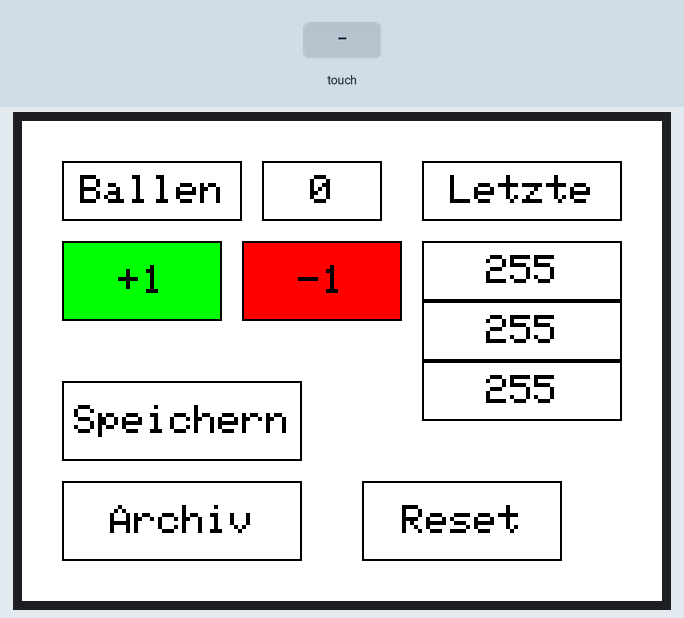
Simulated run of this program. Board: ESP32. On the bench: 320×240 colour display. The inputs (shaded band) are chosen by the test bench. EEPROM starts erased.

Above: at 1.4 s.
1.5 s: touch panel pressed at 13 % / 90 % of its raw x / y range
At 2.4 s:
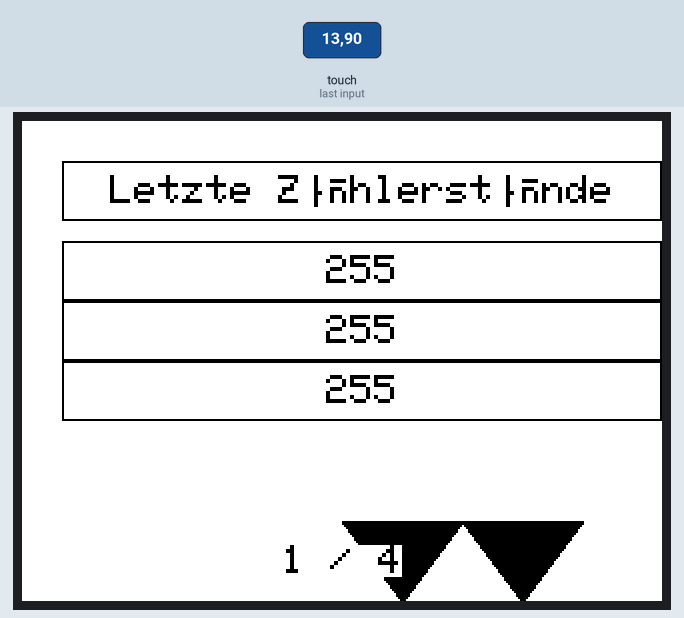
3.0 s: touch panel pressed at 87 % / 90 % of its raw x / y range
4.5 s: touch panel pressed at 38 % / 90 % of its raw x / y range
At 4.9 s:
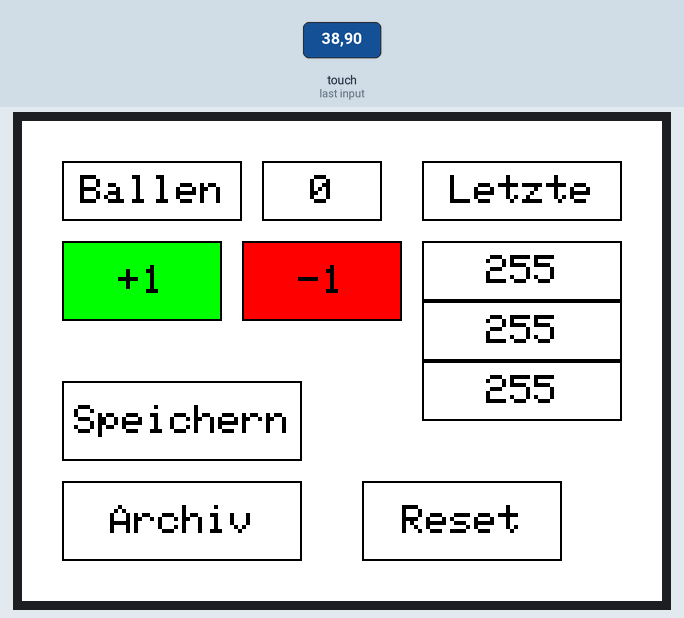
6.1 s: touch panel pressed at 62 % / 90 % of its raw x / y range
At 7.3 s:
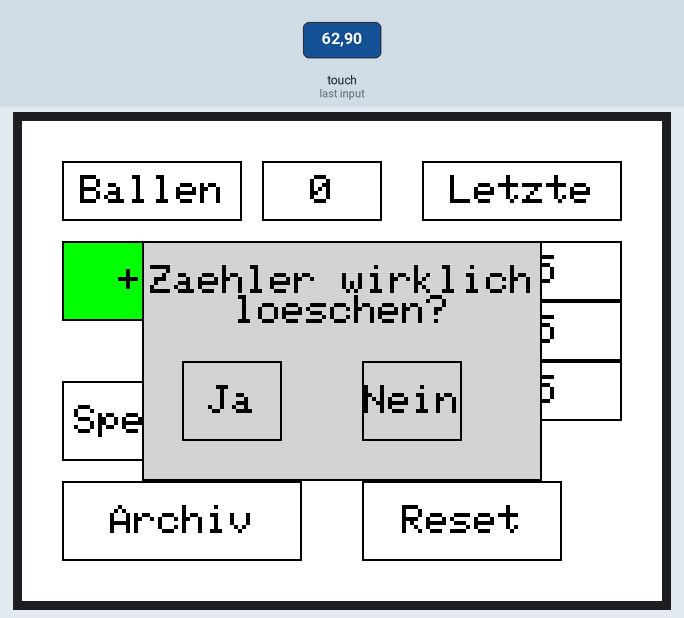
Timing chart, 0 to 8.6 s (numbered marks = the images above; inputs shaded):
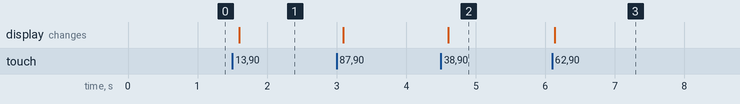

Measured:
- after the input at 1.5 s, the display: changes after 0.10 s (image 1)
- after the input at 4.5 s, the display: changes after 0.11 s (image 2)
- after the input at 6.1 s, the display: changes at once (image 3)

The program:

main.cpp
```cpp
#include <SPI.h>
#include <XPT2046_Touchscreen.h>
#include <TFT_eSPI.h>
#include <EEPROM.h>
#include "display.h"
#include "touch.h"
#include "storage.h"

// Touchscreen Pins
#define XPT2046_IRQ 36
#define XPT2046_MOSI 32
#define XPT2046_MISO 39
#define XPT2046_CLK 25
#define XPT2046_CS 33

SPIClass mySpi = SPIClass(VSPI);
XPT2046_Touchscreen ts(XPT2046_CS, XPT2046_IRQ);
TFT_eSPI tft = TFT_eSPI();

// Globale Variablen
int zaehlerstand = 0;
bool zeigeArchiv = false;
bool zeigePopup = false;
const int eepromAdresse = 0;
int letzteWerte[10] = {0};

// Zeitvariablen für Cooldown
unsigned long lastPressTime = 0;

// Setup
void setup() {
  Serial.begin(115200);

  mySpi.begin(XPT2046_CLK, XPT2046_MISO, XPT2046_MOSI, XPT2046_CS);
  ts.begin(mySpi);
  tft.init();
  tft.setRotation(1);

  EEPROM.begin(512);
  for (int i = 0; i < 10; i++) {
    letzteWerte[i] = EEPROM.read(eepromAdresse + i);
  }

  zeichneDisplay(tft, zaehlerstand, letzteWerte);
}

// Loop
void loop() {
  ts_loop(ts, tft, zaehlerstand, zeigeArchiv, zeigePopup, letzteWerte, eepromAdresse);
}
```

display.h
```cpp
#ifndef DISPLAY_H
#define DISPLAY_H

#include <TFT_eSPI.h>

void zeichneDisplay(TFT_eSPI &tft, int zaehlerstand, int letzteWerte[]);
void zeichnePopup(TFT_eSPI &tft);
void zeichneLetzteZaehlerstaende(TFT_eSPI &tft, int letzteWerte[]);
void zeichneArchiv(TFT_eSPI &tft, int letzteWerte[], int currentPage, int itemsPerPage);
void drawCenteredText(TFT_eSPI &tft, const char *text, int x1, int y1, int x2, int y2, uint16_t bgColor, int textSize = 2);

#endif // DISPLAY_H
```

storage.h
```cpp
#ifndef STORAGE_H
#define STORAGE_H

void speichereZaehlerstand(int &zaehlerstand, int letzteWerte[], int eepromAdresse);

#endif // STORAGE_H
```

touch.h
```cpp
#ifndef TOUCH_H
#define TOUCH_H

#include <XPT2046_Touchscreen.h>
#include <TFT_eSPI.h>

void ts_loop(XPT2046_Touchscreen &ts, TFT_eSPI &tft, int &zaehlerstand, bool &zeigeArchiv, bool &zeigePopup, int letzteWerte[], int eepromAdresse);

#endif // TOUCH_H
```

display.cpp
```cpp
#include "display.h"

const int ballenX1 = 20, ballenY1 = 20, ballenX2 = 110, ballenY2 = 50;
const int zaehlerX1 = 120, zaehlerY1 = 20, zaehlerX2 = 180, zaehlerY2 = 50;
const int plusX1 = 20, plusY1 = 60, plusX2 = 100, plusY2 = 100;
const int minusX1 = 110, minusY1 = 60, minusX2 = 190, minusY2 = 100;
const int speichernX1 = 20, speichernY1 = 130, speichernX2 = 140, speichernY2 = 170;
const int archivX1 = 20, archivY1 = 180, archivX2 = 140, archivY2 = 220;
const int resetX1 = 170, resetY1 = 180, resetX2 = 270, resetY2 = 220;
const int popupX1 = 60, popupY1 = 60, popupX2 = 260, popupY2 = 180;
const int jaX1 = 80, jaY1 = 120, jaX2 = 130, jaY2 = 160;
const int neinX1 = 170, neinY1 = 120, neinX2 = 220, neinY2 = 160;
const int letzteX1 = 200, letzteY1 = 20, letzteX2 = 300, letzteY2 = 50;
const int letzteZaehlerX1 = 200, letzteZaehlerY1 = 60, letzteZaehlerX2 = 300, letzteZaehlerY2 = 90;
const int weiterX1 = 220, weiterY1 = 200, weiterX2 = 280, weiterY2 = 240;
const int zurueckX1 = 160, zurueckY1 = 200, zurueckX2 = 220, zurueckY2 = 240;

void drawCenteredText(TFT_eSPI &tft, const char *text, int x1, int y1, int x2, int y2, uint16_t bgColor, int textSize) {
  int charWidth = 6 * textSize;
  int charHeight = 8 * textSize;

  int textWidth = strlen(text) * charWidth;
  int textHeight = charHeight;

  int centerX = x1 + ((x2 - x1) - textWidth) / 2;
  int centerY = y1 + ((y2 - y1) - textHeight) / 2;

  tft.setTextSize(textSize);
  tft.setTextColor(TFT_BLACK, bgColor);
  tft.drawString(text, centerX, centerY);
}

void zeichneDisplay(TFT_eSPI &tft, int zaehlerstand, int letzteWerte[]) {
  tft.fillScreen(TFT_WHITE);

  tft.drawRect(ballenX1, ballenY1, ballenX2 - ballenX1, ballenY2 - ballenY1, TFT_BLACK);
  drawCenteredText(tft, "Ballen", ballenX1, ballenY1, ballenX2, ballenY2, TFT_WHITE);

  tft.drawRect(zaehlerX1, zaehlerY1, zaehlerX2 - zaehlerX1, zaehlerY2 - zaehlerY1, TFT_BLACK);
  drawCenteredText(tft, String(zaehlerstand).c_str(), zaehlerX1, zaehlerY1, zaehlerX2, zaehlerY2, TFT_WHITE);

  tft.fillRect(plusX1, plusY1, plusX2 - plusX1, plusY2 - plusY1, TFT_GREEN);
  tft.drawRect(plusX1, plusY1, plusX2 - plusX1, plusY2 - plusY1, TFT_BLACK);
  drawCenteredText(tft, "+1", plusX1, plusY1, plusX2, plusY2, TFT_GREEN);

  tft.fillRect(minusX1, minusY1, minusX2 - minusX1, minusY2 - minusY1, TFT_RED);
  tft.drawRect(minusX1, minusY1, minusX2 - minusX1, minusY2 - minusY1, TFT_BLACK);
  drawCenteredText(tft, "-1", minusX1, minusY1, minusX2, minusY2, TFT_RED);

  tft.drawRect(speichernX1, speichernY1, speichernX2 - speichernX1, speichernY2 - speichernY1, TFT_BLACK);
  drawCenteredText(tft, "Speichern", speichernX1, speichernY1, speichernX2, speichernY2, TFT_WHITE);

  tft.drawRect(archivX1, archivY1, archivX2 - archivX1, archivY2 - archivY1, TFT_BLACK);
  drawCenteredText(tft, "Archiv", archivX1, archivY1, archivX2, archivY2, TFT_WHITE);

  tft.drawRect(resetX1, resetY1, resetX2 - resetX1, resetY2 - resetY1, TFT_BLACK);
  drawCenteredText(tft, "Reset", resetX1, resetY1, resetX2, resetY2, TFT_WHITE);

  zeichneLetzteZaehlerstaende(tft, letzteWerte);
}

void zeichnePopup(TFT_eSPI &tft) {
  uint16_t hellesGrau = tft.color565(211, 211, 211);

  tft.fillRect(popupX1, popupY1, popupX2 - popupX1, popupY2 - popupY1, hellesGrau);
  tft.drawRect(popupX1, popupY1, popupX2 - popupX1, popupY2 - popupY1, TFT_BLACK);
  drawCenteredText(tft, "Zaehler wirklich", popupX1, popupY1, popupX2, popupY1 + 40, hellesGrau, 2);
  drawCenteredText(tft, "loeschen?", popupX1, popupY1 + 40, popupX2, popupY2 / 2, hellesGrau, 2);

  tft.drawRect(jaX1, jaY1, jaX2 - jaX1, jaY2 - jaY1, TFT_BLACK);
  drawCenteredText(tft, "Ja", jaX1, jaY1, jaX2, jaY2, hellesGrau, 2);

  tft.drawRect(neinX1, neinY1, neinX2 - neinX1, neinY2 - neinY1, TFT_BLACK);
  drawCenteredText(tft, "Nein", neinX1, neinY1, neinX2, neinY2, hellesGrau, 2);
}

void zeichneLetzteZaehlerstaende(TFT_eSPI &tft, int letzteWerte[]) {
  int startY = letzteZaehlerY1;
  int boxHeight = 30;

  tft.drawRect(letzteX1, letzteY1, letzteX2 - letzteX1, letzteY2 - letzteY1, TFT_BLACK);
  drawCenteredText(tft, "Letzte", letzteX1, letzteY1, letzteX2, letzteY2, TFT_WHITE);

  for (int i = 0; i < 3; i++) {
    int y1 = startY + (i * boxHeight);
    int y2 = y1 + boxHeight;

    tft.drawRect(letzteZaehlerX1, y1, letzteZaehlerX2 - letzteZaehlerX1, boxHeight, TFT_BLACK);
    String text = String(letzteWerte[i]);
    drawCenteredText(tft, text.c_str(), letzteZaehlerX1, y1, letzteZaehlerX2, y2, TFT_WHITE);
  }
}

void zeichneArchiv(TFT_eSPI &tft, int letzteWerte[], int currentPage, int itemsPerPage) {
  tft.fillScreen(TFT_WHITE);
  tft.drawRect(20, 20, 300, 30, TFT_BLACK);
  drawCenteredText(tft, "Letzte Zählerstände", 20, 20, 320, 50, TFT_WHITE);

  int start = currentPage * itemsPerPage;
  int end = start + itemsPerPage;
  if (end > 10) end = 10;

  for (int i = start; i < end; i++) {
    int y1 = 60 + ((i - start) * 30);
    int y2 = y1 + 30;

    tft.drawRect(20, y1, 300, 30, TFT_BLACK);
    String text = String(letzteWerte[i]);
    drawCenteredText(tft, text.c_str(), 20, y1, 320, y2, TFT_WHITE);
  }

  // Pfeile und Seitenangabe zeichnen
  tft.fillTriangle(zurueckX1, zurueckY1, zurueckX2, zurueckY1, (zurueckX1 + zurueckX2) / 2, zurueckY2, TFT_BLACK);
  tft.fillTriangle(weiterX1, weiterY1, weiterX2, weiterY1, (weiterX1 + weiterX2) / 2, weiterY2, TFT_BLACK);

  String pageText = String(currentPage + 1) + " / " + String((10 + itemsPerPage - 1) / itemsPerPage);
  drawCenteredText(tft, pageText.c_str(), 20, weiterY1, 300, weiterY2, TFT_WHITE);
}
```

storage.cpp
```cpp
#include "storage.h"
#include <EEPROM.h>

void speichereZaehlerstand(int &zaehlerstand, int letzteWerte[], int eepromAdresse) {
  for (int i = 9; i > 0; i--) {
    letzteWerte[i] = letzteWerte[i - 1];
  }
  letzteWerte[0] = zaehlerstand;

  for (int i = 0; i < 10; i++) {
    EEPROM.write(eepromAdresse + i, letzteWerte[i]);
  }
  EEPROM.commit();
}
```

touch.cpp
```cpp
#include "touch.h"
#include "display.h"
#include "storage.h"

const int plusX1 = 20, plusY1 = 60, plusX2 = 100, plusY2 = 100;
const int minusX1 = 110, minusY1 = 60, minusX2 = 190, minusY2 = 100;
const int speichernX1 = 20, speichernY1 = 130, speichernX2 = 140, speichernY2 = 170;
const int archivX1 = 20, archivY1 = 180, archivX2 = 140, archivY2 = 220;
const int resetX1 = 170, resetY1 = 180, resetX2 = 270, resetY2 = 220;
const int jaX1 = 80, jaY1 = 120, jaX2 = 130, jaY2 = 160;
const int neinX1 = 170, neinY1 = 120, neinX2 = 220, neinY2 = 160;
const int weiterX1 = 220, weiterY1 = 200, weiterX2 = 280, weiterY2 = 240;
const int zurueckX1 = 160, zurueckY1 = 200, zurueckX2 = 220, zurueckY2 = 240;

void ts_loop(XPT2046_Touchscreen &ts, TFT_eSPI &tft, int &zaehlerstand, bool &zeigeArchiv, bool &zeigePopup, int letzteWerte[], int eepromAdresse) {
  static int currentPage = 0;
  const int itemsPerPage = 3;

  if (ts.tirqTouched() && ts.touched()) {
    TS_Point p = ts.getPoint();

    int touchX = map(p.x, 0, 4095, 0, 320);
    int touchY = map(p.y, 0, 4095, 0, 240);

    if (!zeigePopup) {
      if (!zeigeArchiv) {
        if (touchX > plusX1 && touchX < plusX2 && touchY > plusY1 && touchY < plusY2) {
          zaehlerstand++;
          zeichneDisplay(tft, zaehlerstand, letzteWerte);
          delay(200);
        } else if (touchX > minusX1 && touchX < minusX2 && touchY > minusY1 && touchY < minusY2) {
          zaehlerstand--;
          zeichneDisplay(tft, zaehlerstand, letzteWerte);
          delay(200);
        } else if (touchX > speichernX1 && touchX < speichernX2 && touchY > speichernY1 && touchY < speichernY2) {
          speichereZaehlerstand(zaehlerstand, letzteWerte, eepromAdresse);
          zeichneDisplay(tft, zaehlerstand, letzteWerte);
          delay(200);
        } else if (touchX > archivX1 && touchX < archivX2 && touchY > archivY1 && touchY < archivY2) {
          zeigeArchiv = true;
          currentPage = 0;
          zeichneArchiv(tft, letzteWerte, currentPage, itemsPerPage);
          delay(200);
        } else if (touchX > resetX1 && touchX < resetX2 && touchY > resetY1 && touchY < resetY2) {
          zeigePopup = true;
          zeichnePopup(tft);
          delay(200);
        }
      } else {
        if (touchX > weiterX1 && touchX < weiterX2 && touchY > weiterY1 && touchY < weiterY2) {
          currentPage++;
          if (currentPage * itemsPerPage >= 10) currentPage = 0;
          zeichneArchiv(tft, letzteWerte, currentPage, itemsPerPage);
          delay(200);
        } else if (touchX > zurueckX1 && touchX < zurueckX2 && touchY > zurueckY1 && touchY < zurueckY2) {
          if (currentPage > 0) currentPage--;
          zeichneArchiv(tft, letzteWerte, currentPage, itemsPerPage);
          delay(200);
        } else if (touchX > archivX1 && touchX < archivX2 && touchY > archivY1 && touchY < archivY2) {
          zeigeArchiv = false;
          zeichneDisplay(tft, zaehlerstand, letzteWerte);
          delay(200);
        }
      }
    } else {
      if (touchX > jaX1 && touchX < jaX2 && touchY > jaY1 && touchY < jaY2) {
        zaehlerstand = 0;
        zeigePopup = false;
        zeichneDisplay(tft, zaehlerstand, letzteWerte);
        delay(200);
      } else if (touchX > neinX1 && touchX < neinX2 && touchY > neinY1 && touchY < neinY2) {
        zeigePopup = false;
        zeichneDisplay(tft, zaehlerstand, letzteWerte);
        delay(200);
      }
    }
  }
}
```
